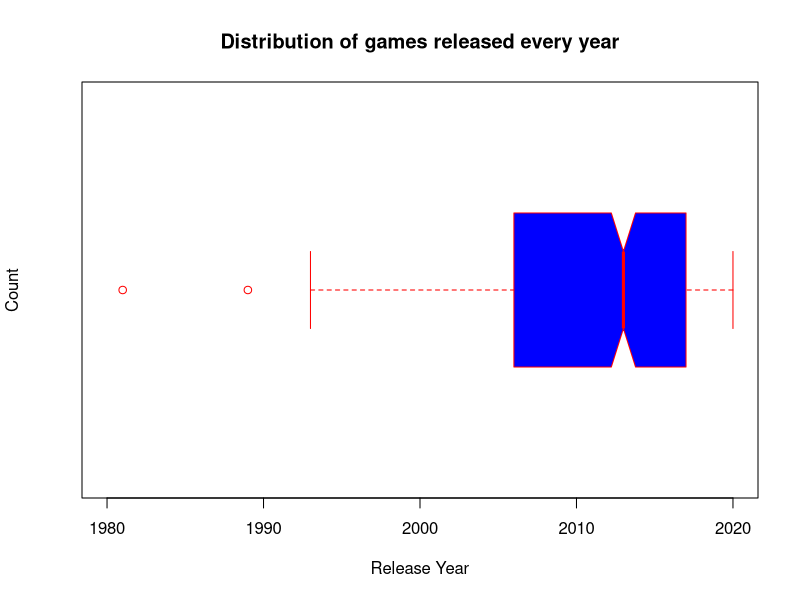
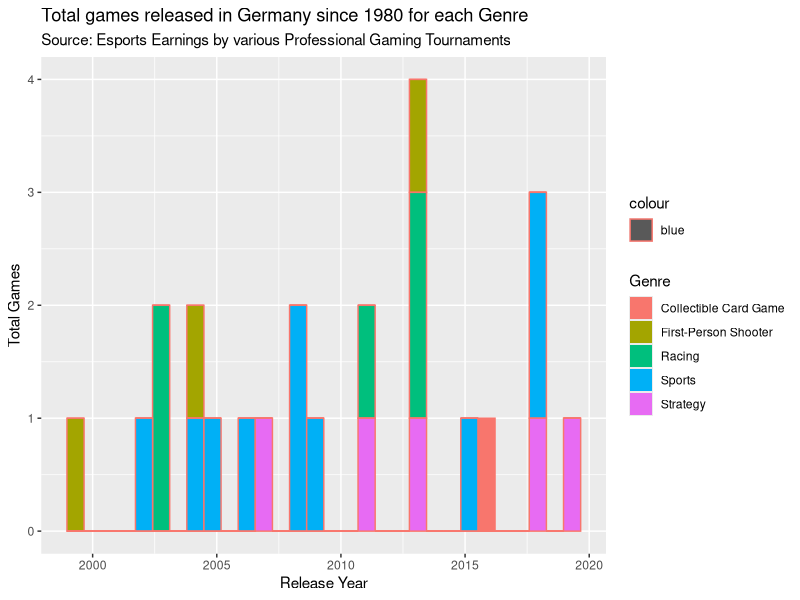
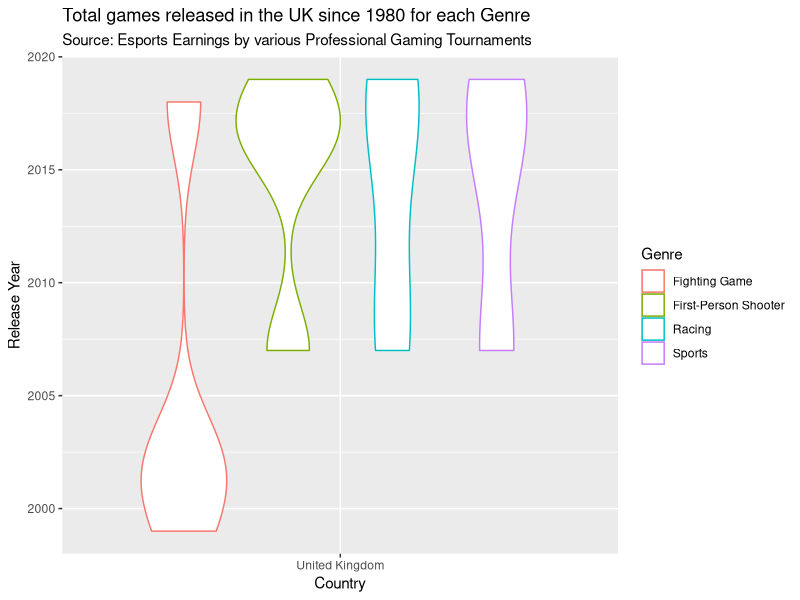

Write the R code that produced these figures, in order.
## ---- chunk 1
install.packages("tidyverse")
## ---- chunk 2
library(tidyverse)
library(ggplot2)
## ---- chunk 3
esport <- read.csv("ESport_Earnings.csv")
head(esport)
## ---- chunk 4
boxplot(esport$Releaseyear,
main = "Distribution of games released every year",
xlab = "Release Year",
ylab = "Count",
col = "blue",
border = "red",
horizontal = TRUE,
ylim = c(1980, 2020),
notch = TRUE
)


## ---- chunk 5
df <- subset(esport, Top_Country == "Germany")

ggplot(data=df, aes(Releaseyear, col = "blue",
fill=Genre)) + 
geom_histogram()+
   labs(title = "Total games released in Germany since 1980 for each Genre",
             subtitle = "Source: Esports Earnings by various Professional Gaming Tournaments" ,
             x = "Release Year",
             y = "Total Games")        
 
## ---- chunk 6
df <- subset(esport, Top_Country == "United Kingdom")
ggplot(df, aes(x = Top_Country, y = Releaseyear, color = Genre)) + 
  geom_violin(show.legend = TRUE) +
   labs(title = "Total games released in the UK since 1980 for each Genre",
             subtitle = "Source: Esports Earnings by various Professional Gaming Tournaments" ,
             x = "Country",
             y = "Release Year") 
